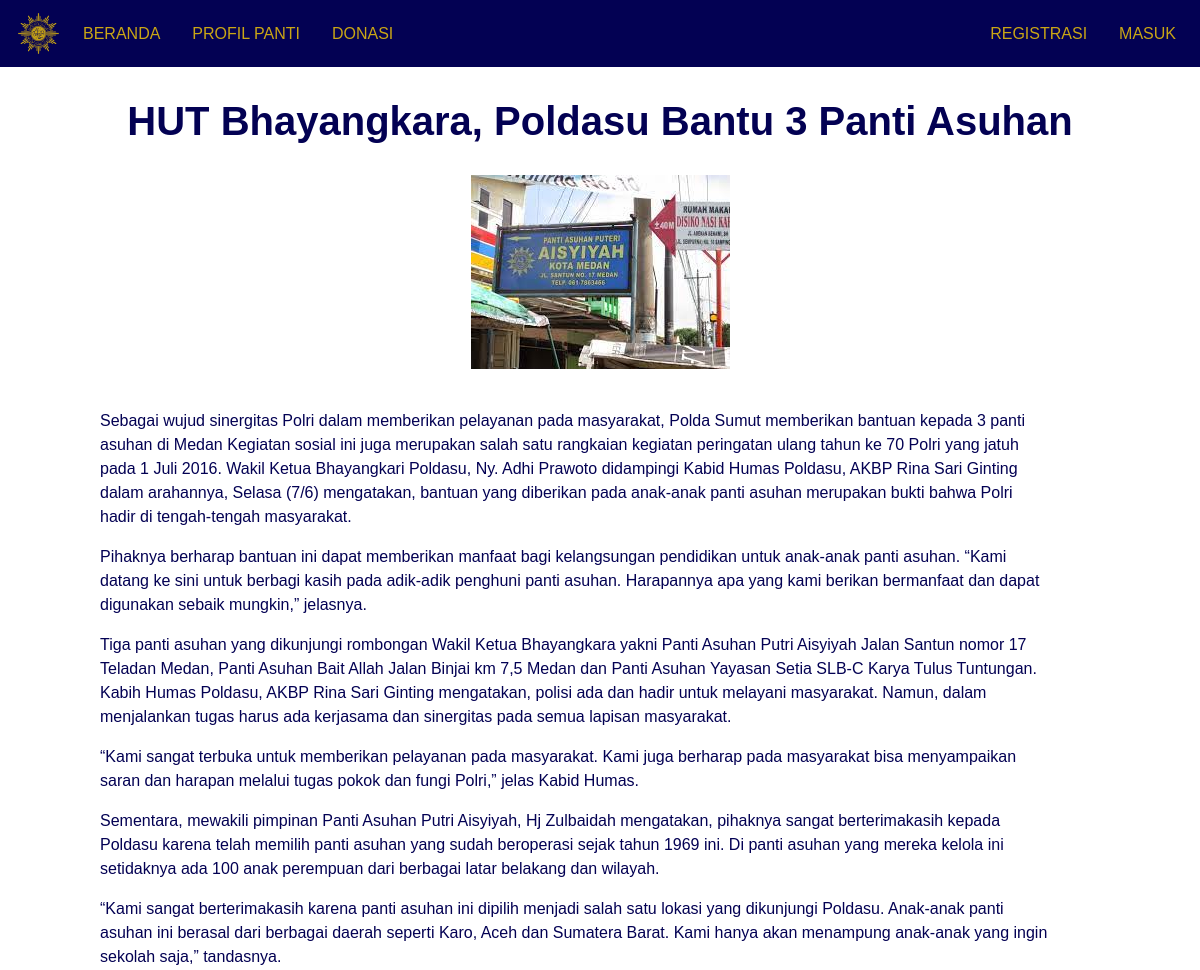
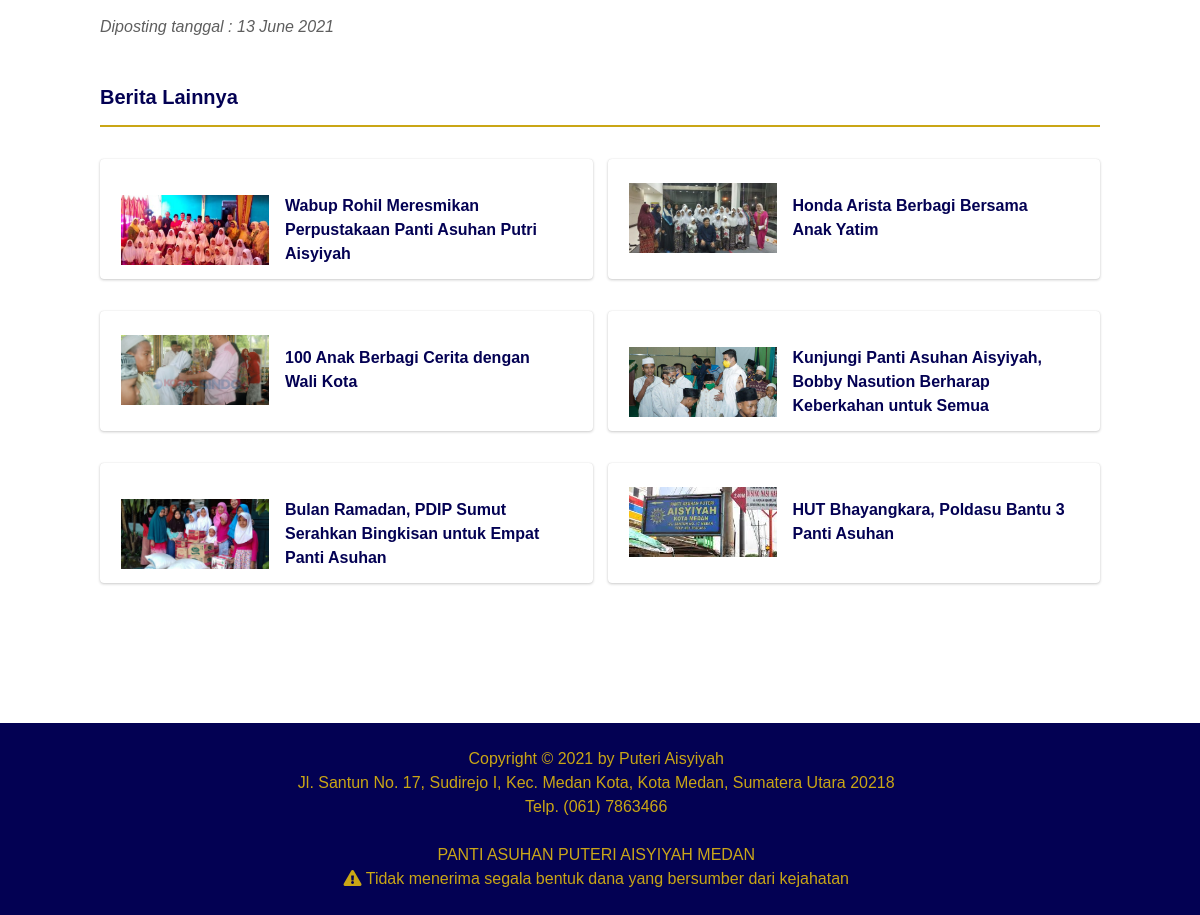
/Beranda/Berita/1, run on the app's committed database (2 pictures, top to bottom).
### tables this page shows
CREATE TABLE `tabel_berita` (
  `id_berita` int(11) NOT NULL,
  `tanggal_berita` date NOT NULL,
  `judul_berita` varchar(100) NOT NULL,
  `cover_berita` varchar(100) NOT NULL,
  `isi_berita` text NOT NULL
);

CREATE TABLE `tabel_panti` (
  `id_biodata` int(11) NOT NULL,
  `jenis_biodata` varchar(100) NOT NULL,
  `isi_biodata` text NOT NULL
);

### application/controllers/Beranda.php (called while the page is built, shortened)
<?php
  class Beranda extends CI_Controller{
    public function __construct(){
      $this->load->library('pagination');
      $this->load->model('Model_admin', 'berita');
    }
    public function Berita($id_berita){
      $data['tabel_akun'] = $this->db->get_where('tabel_akun', ['id_user' => $this->session->userdata('id_user')])->row_array();
      $data['berita']     = $this->db->get_where('tabel_berita', ['id_berita' => $id_berita])->row_array();
      $data['judul']      = $data['berita']['judul_berita'];
      $this->db->select('*');
      $this->db->from('tabel_berita');
      $this->db->limit(6);
      $this->db->order_by('rand()');
      $data['s_berita'] = $this->db->get()->result();
      $this->load->view('Templates/head', $data);
      $this->load->view('Templates/navbar');
      $this->load->view('Beranda/Berita');
      $this->load->view('Templates/footer');
      $this->load->view('Templates/foot');
    }
  }

### index.php (called while the page is built, shortened)
<?php
require_once BASEPATH.'core/CodeIgniter.php';

### application/views/Beranda/Berita.php (the view)
<body style="color: #030153; font-family: Arial">
	<div style="padding: 30px 100px; width: 100%; float: left">
		<h1 style="text-align: center"><b><?= $berita['judul_berita'] ?></b></h1>
		<img src="<?= base_url('assets/img/foto_berita/') . $berita['cover_berita'] ?>" style="max-height: 300px; margin: 30px auto 40px auto; display: block">
		<div style="margin-right: 50px; display: block">
			<?= $berita['isi_berita'] ?>
		</div>
		<p style="color: #5E5E5E"><i>Diposting tanggal : <?= date("d F Y", strtotime($berita['tanggal_berita'])) ?></i></p>
	</div>
	<div style="margin: 10px 100px 10px 100px">
		<h5><b>Berita Lainnya</b></h5>
		<hr style="border: 1px solid #CAA615">
		<div class="row mb-4">
			<?php foreach ($s_berita as $b) : ?>
				<div class="col-lg-6 d-md-block mt-3">
					<div class="card" style="width: 100%; height: 120px; margin-left: auto; margin-right: auto; padding: 20px">
						<a href="<?= base_url('Beranda/Berita/') . $b->id_berita ?>" style="color: #030153">
							<table valign="middle">
								<tr>
									<td width="150px">
										<div style="height: 70px; position: relative">
											<img src="<?= base_url('assets/img/foto_berita/') . $b->cover_berita ?>" style="border-radius: 0px; width: 100%; height: 100%; object-fit: cover">
										</div>
									</td>
									<td style="padding: 15px"><b><?= $b->judul_berita ?></b></td>
							</table>
						</a>
					</div>
				</div>
			<?php endforeach ?>
		</div>
	</div>

### application/views/Templates/footer.php (shortened to what this page needs)
<div class="row" style="margin-right: 0px">
  <footer class="sticky-footer" style="width: 100%; color: #CAA615; background: #030153; margin-top: 100px">
    <?php
        $alamat_panti  = $this->db->get_where('tabel_panti', ['jenis_biodata' => 'Alamat'])->row_array();
        $telepon_panti = $this->db->get_where('tabel_panti', ['jenis_biodata' => 'Telepon'])->row_array();
    ?>
    <div class="container my-auto">
      <div class="text-center my-auto">&nbsp;</div>
      <div class="copyright text-center my-auto">
        <span>Copyright &copy; 2021 by Puteri Aisyiyah</span>
      </div>
      <div class="text-center my-auto">
        <span><?= $alamat_panti['isi_biodata'] ?></span>
      </div>
      <div class="text-center my-auto">
        <span>Telp. <?= $telepon_panti['isi_biodata'] ?></span>
      </div>
      <div class="text-center my-auto">&nbsp;</div>
      <div class="text-center my-auto">
        <span><a class="hlink" href="<?= base_url('ProfilPanti') ?>">PANTI ASUHAN PUTERI AISYIYAH MEDAN</a></span>
      </div>
      <div class="text-center my-auto">
        <i class="fas fa-exclamation-triangle"></i>
        <span>Tidak menerima segala bentuk dana yang bersumber dari kejahatan</span>
      </div>
      <div class="text-center my-auto">&nbsp;</div>
    </div>
  </footer>
</div>

### application/views/Templates/footer.php (style rules this page uses)
.hlink { color: #CAA619; }

### data on the page
tabel_berita: judul_berita "HUT Bhayangkara, Poldasu Bantu 3 Panti Asuhan", cover_berita (picture), isi_berita "Sebagai wujud sinergitas Polri dalam memberikan pelayanan pada masyarakat, Polda Sumut memberikan bantuan kepada 3 panti asuhan di Medan Kegiatan sosial ini juga merupakan salah satu rangkaian kegiatan peringatan ulang tahun ke 70 Polri yang jatuh pada 1 Juli 2016. Wakil Ketua Bhayangkari Poldasu, Ny. Adhi Prawoto didampingi Kabid Humas Poldasu, AKBP Rina Sari Ginting dalam arahannya, Selasa (7/6) mengatakan, bantuan yang diberikan pada anak-anak panti asuhan merupakan bukti bahwa Polri hadir di tengah-tengah masyarakat. Pihaknya berharap bantuan ini dapat memberikan manfaat bagi kelangsungan pendidikan untuk anak-anak panti asuhan. “Kami datang ke sini untuk berbagi kasih pada adik-adik…", tanggal_berita "13 June 2021"
tabel_berita: cover_berita (picture), judul_berita "Wabup Rohil Meresmikan Perpustakaan Panti Asuhan Putri Aisyiyah"
tabel_berita: cover_berita (picture), judul_berita "Honda Arista Berbagi Bersama Anak Yatim"
tabel_berita: cover_berita (picture), judul_berita "100 Anak Berbagi Cerita dengan Wali Kota"
tabel_berita: cover_berita (picture), judul_berita "Kunjungi Panti Asuhan Aisyiyah, Bobby Nasution Berharap Keberkahan untuk Semua"
tabel_berita: cover_berita (picture), judul_berita "Bulan Ramadan, PDIP Sumut Serahkan Bingkisan untuk Empat Panti Asuhan"
tabel_panti: isi_biodata "Jl. Santun No. 17, Sudirejo I, Kec. Medan Kota, Kota Medan, Sumatera Utara 20218"
tabel_panti: isi_biodata "(061) 7863466"
